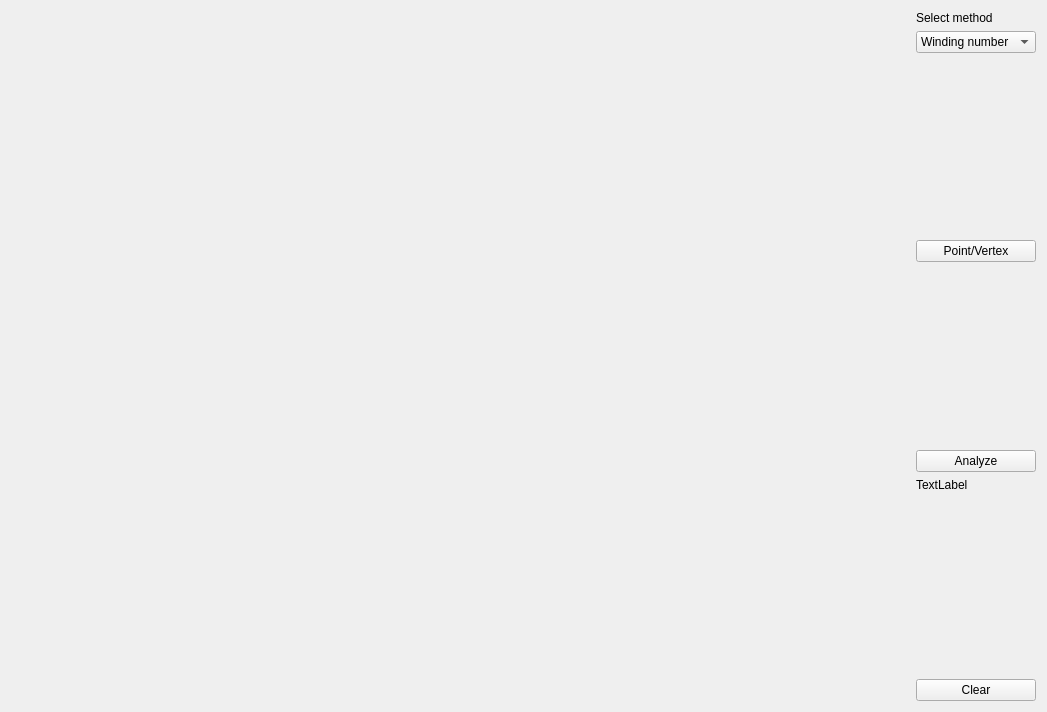
<?xml version="1.0" encoding="UTF-8"?>
<ui version="4.0">
 <class>Widget</class>
 <widget class="QWidget" name="Widget">
  <property name="geometry">
   <rect>
    <x>0</x>
    <y>0</y>
    <width>1047</width>
    <height>712</height>
   </rect>
  </property>
  <property name="windowTitle">
   <string>Point in Polygon</string>
  </property>
  <layout class="QHBoxLayout" name="horizontalLayout">
   <item>
    <widget class="Draw" name="Canvas" native="true">
     <property name="sizePolicy">
      <sizepolicy hsizetype="Preferred" vsizetype="Preferred">
       <horstretch>1</horstretch>
       <verstretch>1</verstretch>
      </sizepolicy>
     </property>
    </widget>
   </item>
   <item>
    <layout class="QVBoxLayout" name="verticalLayout">
     <item>
      <widget class="QLabel" name="label_2">
       <property name="text">
        <string>Select method</string>
       </property>
      </widget>
     </item>
     <item>
      <widget class="QComboBox" name="methodcomboBox">
       <item>
        <property name="text">
         <string>Winding number</string>
        </property>
       </item>
       <item>
        <property name="text">
         <string>Ray crossing</string>
        </property>
       </item>
      </widget>
     </item>
     <item>
      <spacer name="verticalSpacer_3">
       <property name="orientation">
        <enum>Qt::Vertical</enum>
       </property>
       <property name="sizeHint" stdset="0">
        <size>
         <width>20</width>
         <height>40</height>
        </size>
       </property>
      </spacer>
     </item>
     <item>
      <widget class="QPushButton" name="pushButton">
       <property name="text">
        <string>Point/Vertex</string>
       </property>
      </widget>
     </item>
     <item>
      <spacer name="verticalSpacer_2">
       <property name="orientation">
        <enum>Qt::Vertical</enum>
       </property>
       <property name="sizeHint" stdset="0">
        <size>
         <width>20</width>
         <height>100</height>
        </size>
       </property>
      </spacer>
     </item>
     <item>
      <widget class="QPushButton" name="pushButtonAnalyze">
       <property name="text">
        <string>Analyze</string>
       </property>
      </widget>
     </item>
     <item>
      <widget class="QLabel" name="label">
       <property name="text">
        <string>TextLabel</string>
       </property>
      </widget>
     </item>
     <item>
      <spacer name="verticalSpacer">
       <property name="orientation">
        <enum>Qt::Vertical</enum>
       </property>
       <property name="sizeHint" stdset="0">
        <size>
         <width>20</width>
         <height>40</height>
        </size>
       </property>
      </spacer>
     </item>
     <item>
      <widget class="QPushButton" name="pushButtonClear">
       <property name="text">
        <string>Clear</string>
       </property>
      </widget>
     </item>
    </layout>
   </item>
  </layout>
 </widget>
 <customwidgets>
  <customwidget>
   <class>Draw</class>
   <extends>QWidget</extends>
   <header>draw.h</header>
   <container>1</container>
  </customwidget>
 </customwidgets>
 <resources/>
 <connections/>
</ui>
